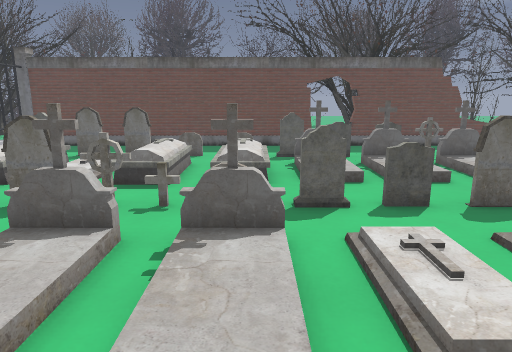
view 1 (above)

24 first-person views from a walk through a 3-D level made in the Godot game engine. The camera is 1.3 m above the floor, tilts 12° down and sees 70° across. The floor is counted in squares, 0.5 m on a side. Each view is taken from the middle of a square. On the plan, view 1 faces up. The plan holds only what a view shows up to about 20 squares ahead; the rest is blank. The place goes on beyond the plan. Some surface patterns are stand-ins.

view 2
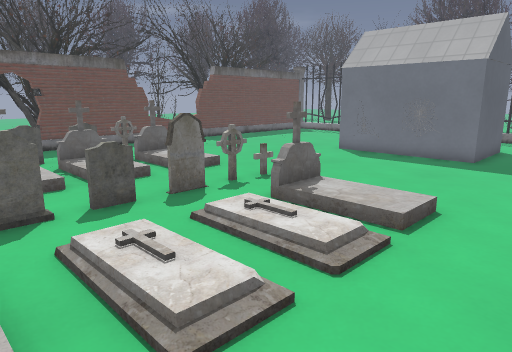

view 3
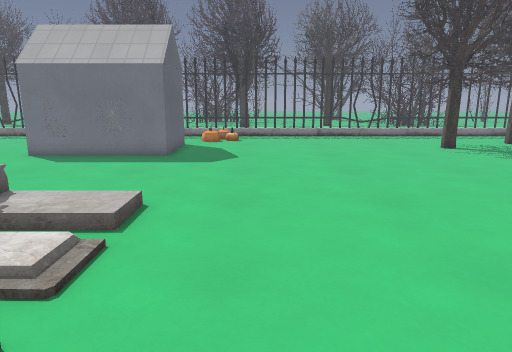

view 4
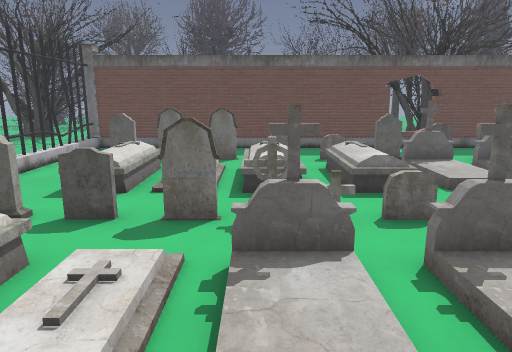

view 5
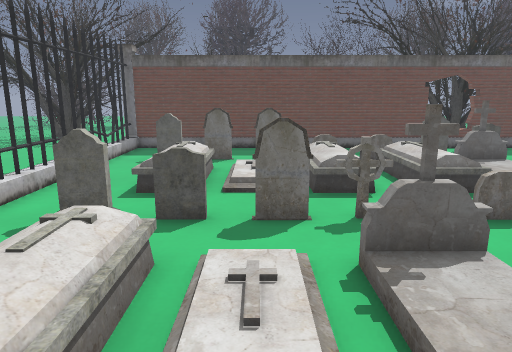

view 6
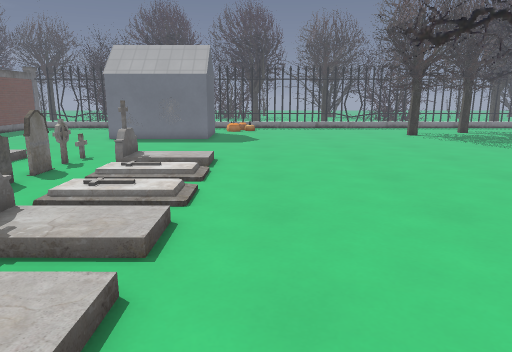

view 7
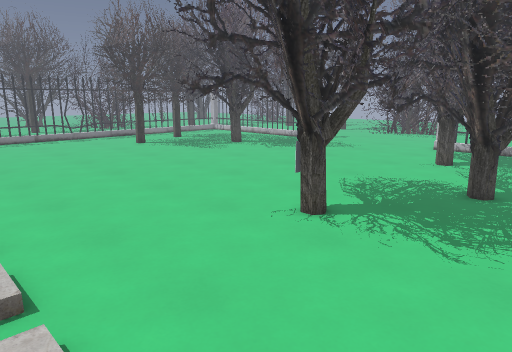

view 8
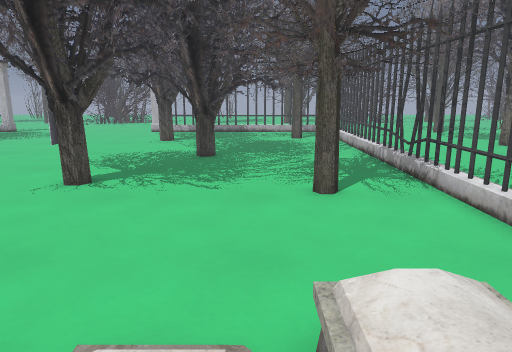

view 9
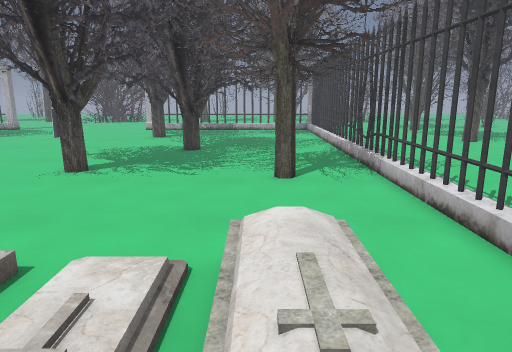

view 10
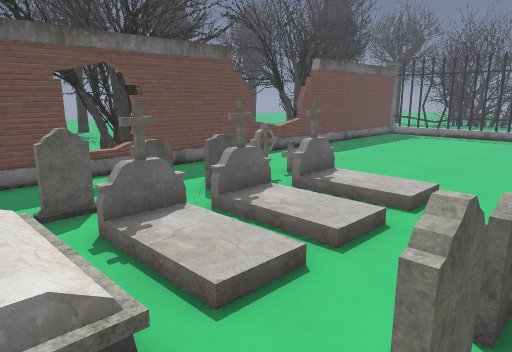

view 11
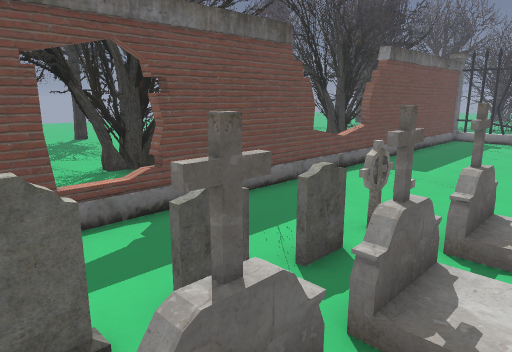

view 12
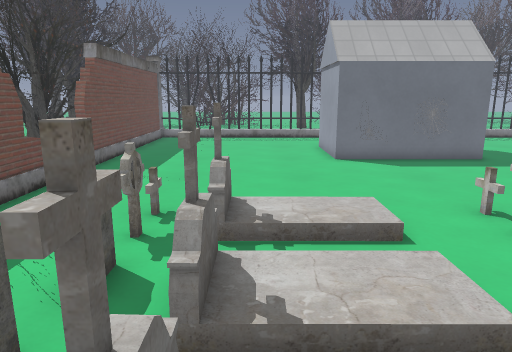

view 13
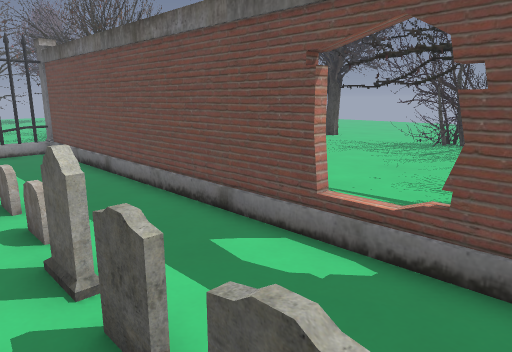

view 14
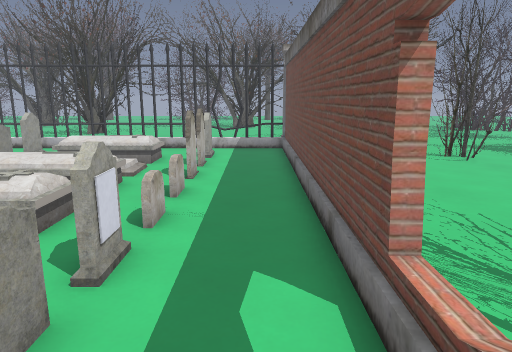

view 15
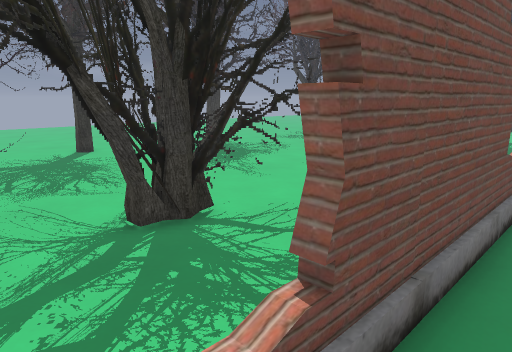

view 16
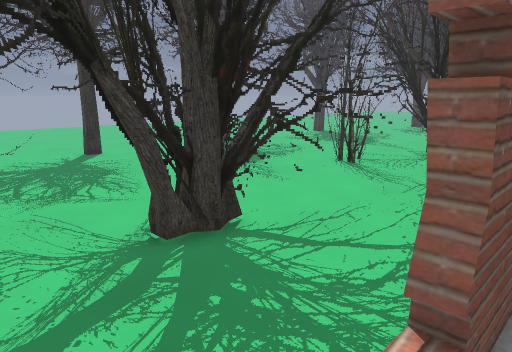

view 17
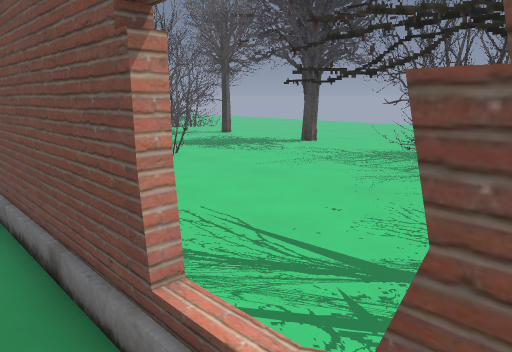

view 18
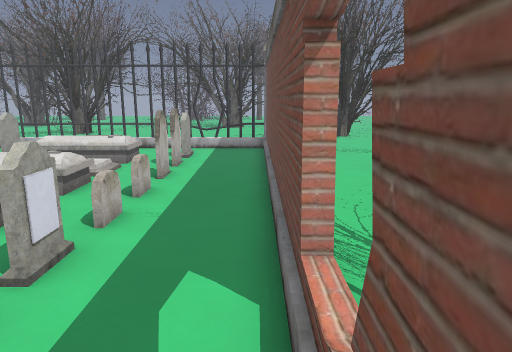

view 19
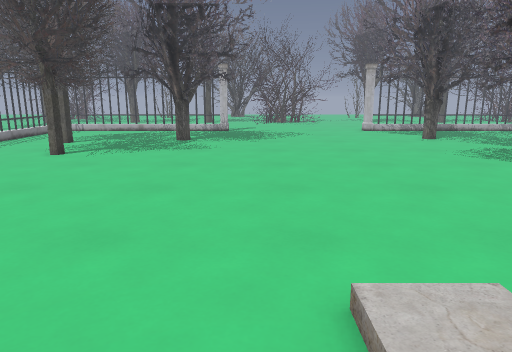

view 20
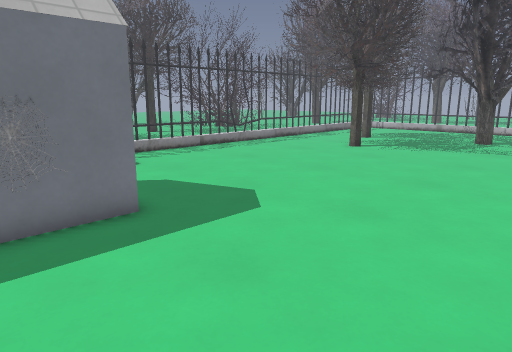

view 21
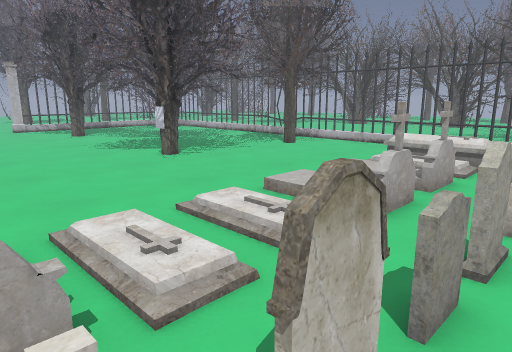

view 22
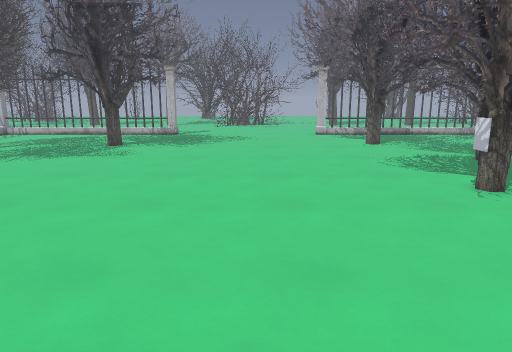

view 23
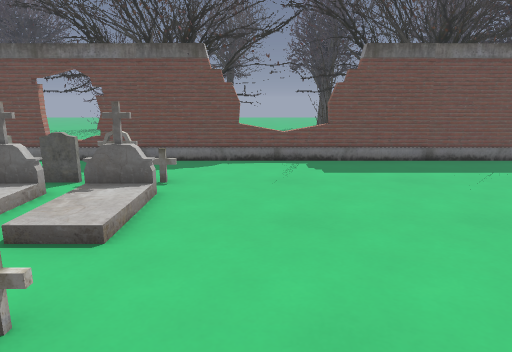

view 24
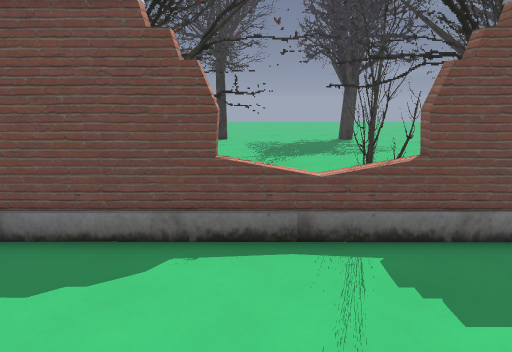

### Floor plan
Key: @ floor where view 1 was taken; # wall or solid block; x gap in a wall; . main floor; : floor 0.25 m higher than the main floor; / step, stairs or slope; = window, fence, low wall or low ledge; F fence; T tree; H thing the floor can be seen under or through; O other object.
Columns run from 13 left of view 1 to 21 right of it. Each row starts with its distance up from view 1.
 34       ... O.....        OO.OO..
 33      ....  .....     ... O......
 32 ..  ............   T ...  .......T
 31 ................   T .. T........T
 30  ...  ........... .T## T......  . T
 29  ...T.............. T#T ......T.. T
 28    TTT .............TT .....TTTT  T
 27    .T. ............TTT.....  TT  TT
 26 OOO  .....  TTTTTTTTTT##  TTTT TTTT
 25 ..................TT.T          TT=
 24  ................T  .TH ..
 23      ...........TT .. H ..
 22          ......TT...         T
 21 ##################x######===#######
 20 F.....................T##===#######
 19 F..................... ............
 18 F..................................
 17 F..=xxxx#.....====.................
 16 F.............========............
 15 F..............##.==.==............
 14  ...OO.:.OO.OO.::.:/.:/............
 13 F...OO.:.OO.OO.::.:/.:/............
 12 F...OO.:.OO.OO.::.:/.:/............
 11 F...OO...OO.OO................#
 10 F.............................#####
  9  ..=xxxxxx=...=xx=.=.=........#
  8 F.. ..........................#
  7 OOO  .........................#
  6 F   //.:.//.=/.::.:////.......#
  5 F ..//.:.::.::.:/.://:/.......#
  4 F ..//.:.::.::.::.://:/.......#####
  3 F...//...//.//.....////...........
  2 F..................................
  1 F..................................
  0  ... ........@ ....................
 -1 F... ... ....T  ...................
 -2 F... ..  T...TT....................
 -3 FTT.H TTTTT.TTT....................
 -4 F HTTT  TTTTTT.....................
 -5 FT HTHH    TTT.....................
 -6 FH          TTT................. ..
 -7 F..      TT .TTT................ ..
 -8 F..   T   TT..TT ............... ..
 -9 F.   TT  TT....  ...........   .T..
-10 F.   TTTTTT...................T#TTT
-11 F...... TTT...................T#T #
-12 F..... #TTTT.. ......... ....
-13 F.     T #TTTT  .......   ...TT
-14 F         #TTTT........  TT. TTT

Positions as (right, up) in squares from view 1, and headings:
1: (0, 0), facing up
2: (0, 0), facing up-right
3: (0, 0), facing right
4: (-4, 1), facing up
5: (-6, 1), facing up
6: (-7, 1), facing right
7: (-8, 4), facing down-right
8: (-7, 6), facing down
9: (-8, 8), facing down
10: (-1, 8), facing up-right
11: (1, 13), facing up-right
12: (1, 14), facing right
13: (7, 15), facing up-left
14: (7, 19), facing left
15: (3, 19), facing up-right
16: (3, 20), facing up-right
17: (6, 19), facing up-left
18: (7, 20), facing left
19: (10, 7), facing down
20: (9, 8), facing down-right
21: (8, 10), facing down-left
22: (6, 6), facing down
23: (12, 5), facing up
24: (12, 14), facing up
